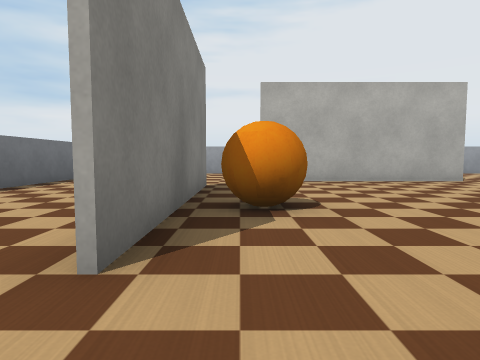
View 1 (above)

15 first-person views from a walk through a Webots world. The camera is 0.57 m above the floor, tilts 4° down and sees 75° across. The floor is counted in squares, 1 m on a side. Each view is taken from the middle of a square. On the plan, view 1 faces up. The plan holds only what a view shows up to about 9 squares ahead; the rest is blank. Webots' stock objects and surfaces are drawn as simple stand-ins.

View 2
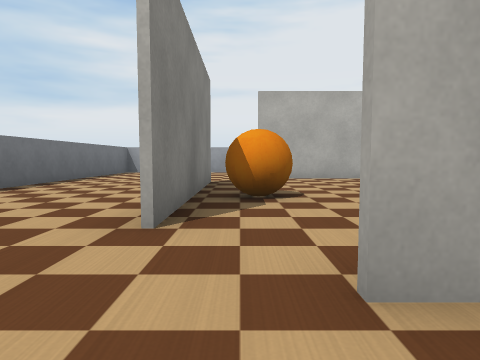

View 3
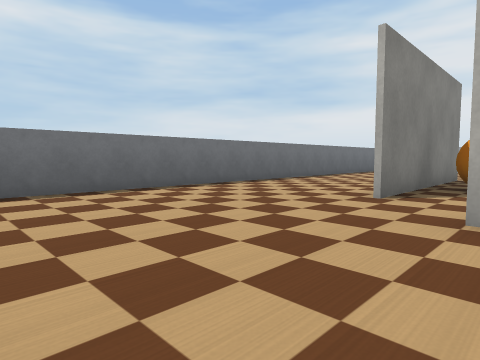

View 4
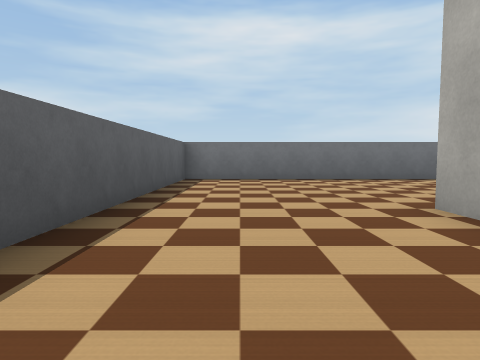

View 5
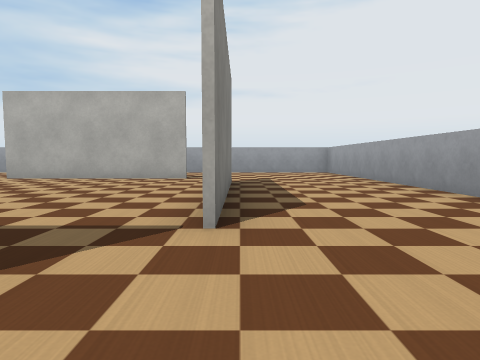

View 6
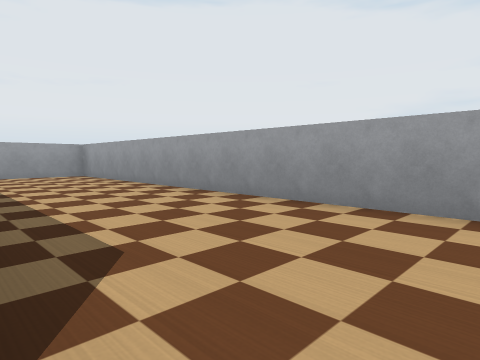

View 7
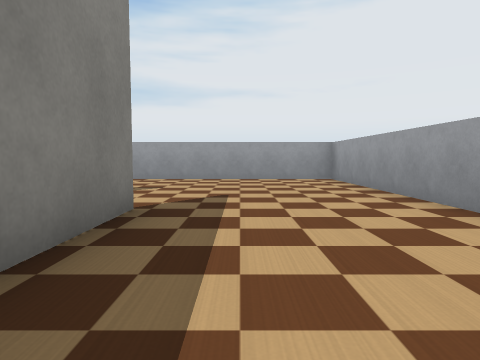

View 8
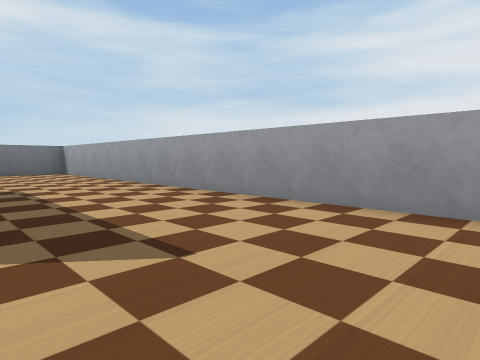

View 9
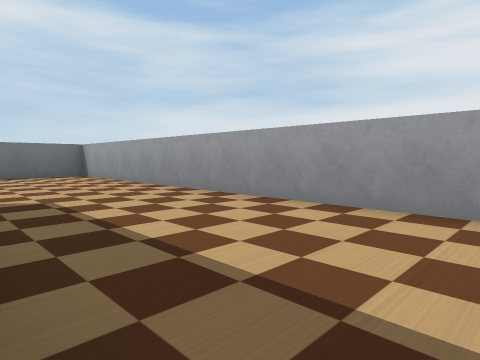

View 10
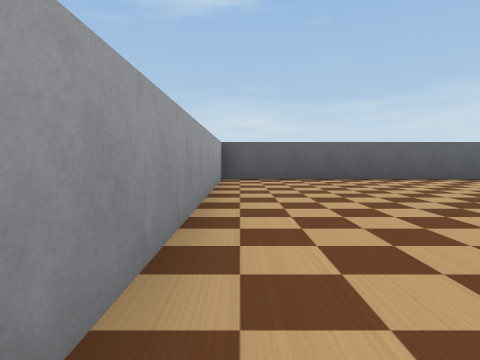

View 11
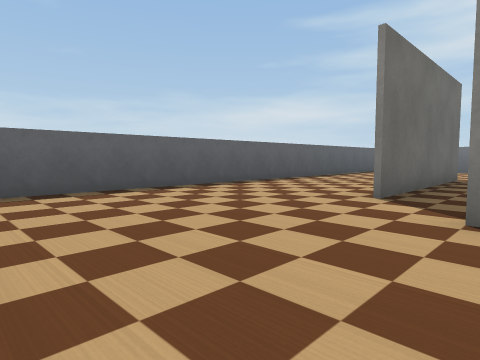

View 12
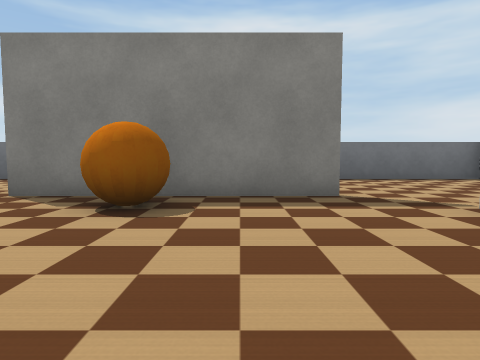

View 13
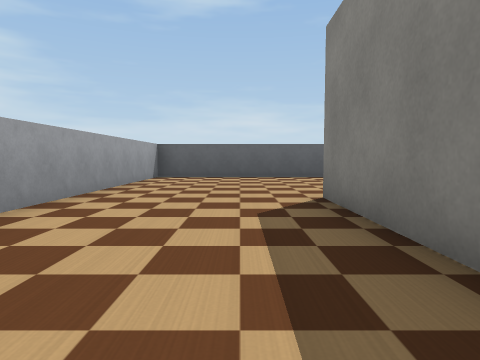

View 14
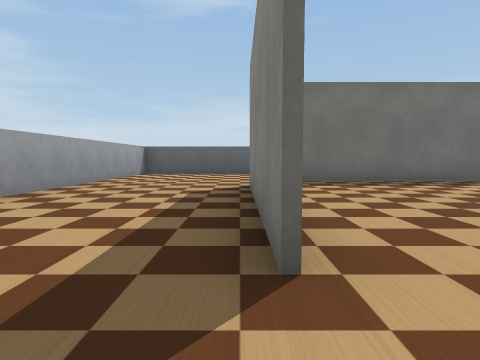

View 15
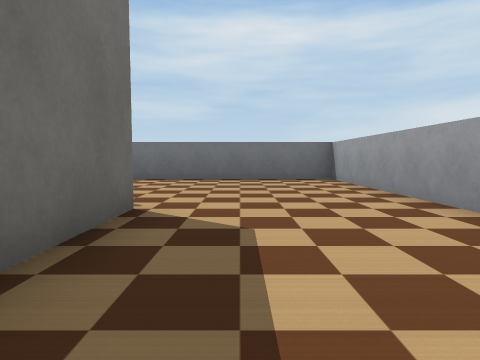

### Floor plan
Ten units are one square. View 1 is at (0, 0); x grows to the right and y downward. Boxes are objects, and circles mark ways between rooms. Rooms are numbered by the first view taken in them; rooms with no view inside come last. Other rooms are left out.
<svg viewBox="-50 -120 160 160">
<path fill="none" stroke="#000" d="M56 -77 44 -77M68 -65 68 -15M5 -78 25 -78M105 -115 -45 -115 -45 35 105 35 105 -115M12 -2 5 -2M44 -77 5 -77M5 -3 55 -3M-7 -66 -7 -15"/>
<rect x="-5" y="-45" width="20" height="20" fill="#bbb"><title>ball</title></rect>
<circle cx="-10" cy="-3" r="3" fill="#2a7"/>
<circle cx="-5" cy="-75" r="3" fill="#2a7"/>
<circle cx="55" cy="-70" r="3" fill="#2a7"/>
<circle cx="60" cy="-10" r="3" fill="#2a7"/>
<text x="50" y="-70">1</text>
<text x="30" y="-40">2</text>
</svg>
Room 1 opens to room 2.

Where each view was taken, in squares from view 1:
view 1: 0 up, 0 right, facing up
view 2: 1 down, 0 right, facing up
view 3: 3 down, 1 right, facing up-left
view 4: 2 down, 4 right, facing left
view 5: 1 down, 7 right, facing up
view 6: 1 up, 7 right, facing up-right
view 7: 3 up, 8 right, facing up
view 8: 8 up, 8 right, facing up-left
view 9: 8 up, 6 right, facing up-left
view 10: 5 up, 10 right, facing down
view 11: 2 up, 10 right, facing down-left
view 12: 5 up, 4 right, facing left
view 13: 6 up, 8 right, facing down
view 14: 8 up, 7 right, facing down
view 15: 9 up, 4 right, facing left
